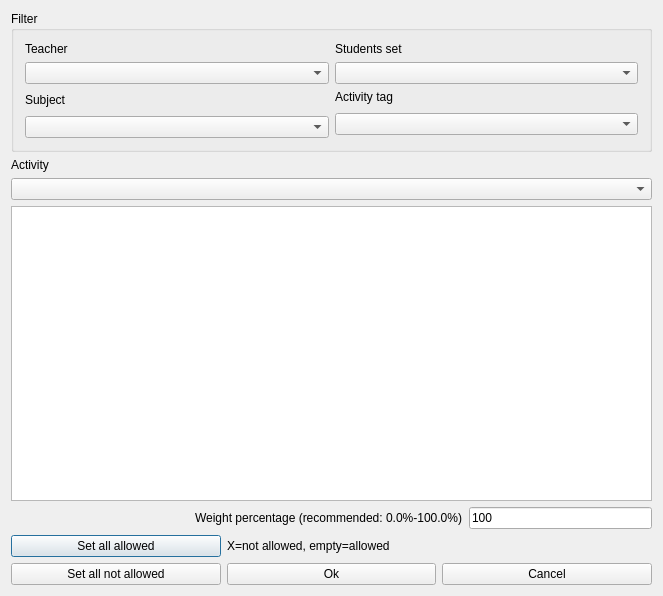
<?xml version="1.0" encoding="UTF-8"?>
<ui version="4.0">
 <class>ModifyConstraintActivityPreferredTimeSlotsForm_template</class>
 <widget class="QDialog" name="ModifyConstraintActivityPreferredTimeSlotsForm_template">
  <property name="geometry">
   <rect>
    <x>0</x>
    <y>0</y>
    <width>663</width>
    <height>596</height>
   </rect>
  </property>
  <property name="windowTitle">
   <string extracomment="This is the title of the dialog to modify a constraint of this type">Modify activity preferred time slots</string>
  </property>
  <layout class="QGridLayout" name="gridLayout_2">
   <item row="0" column="0">
    <widget class="Q3GroupBox" name="periodGroupBox_2">
     <property name="title">
      <string>Filter</string>
     </property>
     <layout class="QGridLayout">
      <item row="1" column="1">
       <widget class="QComboBox" name="studentsComboBox"/>
      </item>
      <item row="0" column="1">
       <widget class="QLabel" name="studentsTextLabel">
        <property name="text">
         <string>Students set</string>
        </property>
        <property name="wordWrap">
         <bool>false</bool>
        </property>
       </widget>
      </item>
      <item row="1" column="0">
       <widget class="QComboBox" name="teachersComboBox"/>
      </item>
      <item row="0" column="0">
       <widget class="QLabel" name="teachersTextLabel">
        <property name="text">
         <string>Teacher</string>
        </property>
        <property name="wordWrap">
         <bool>false</bool>
        </property>
       </widget>
      </item>
      <item row="4" column="0">
       <widget class="QComboBox" name="subjectsComboBox"/>
      </item>
      <item row="2" column="0" rowspan="2">
       <widget class="QLabel" name="subjectsTextLabel">
        <property name="text">
         <string>Subject</string>
        </property>
        <property name="wordWrap">
         <bool>false</bool>
        </property>
       </widget>
      </item>
      <item row="2" column="1">
       <widget class="QLabel" name="activityTagsTextLabel">
        <property name="text">
         <string>Activity tag</string>
        </property>
        <property name="wordWrap">
         <bool>false</bool>
        </property>
       </widget>
      </item>
      <item row="3" column="1" rowspan="2">
       <widget class="QComboBox" name="activityTagsComboBox"/>
      </item>
     </layout>
    </widget>
   </item>
   <item row="1" column="0">
    <layout class="QVBoxLayout" name="activitiesBoxLayout">
     <item>
      <widget class="QLabel" name="activitiesTextLabel">
       <property name="text">
        <string>Activity</string>
       </property>
       <property name="wordWrap">
        <bool>false</bool>
       </property>
      </widget>
     </item>
     <item>
      <widget class="QComboBox" name="activitiesComboBox">
       <property name="maximumSize">
        <size>
         <width>32767</width>
         <height>32767</height>
        </size>
       </property>
      </widget>
     </item>
    </layout>
   </item>
   <item row="2" column="0">
    <widget class="QTableWidget" name="preferredTimesTable"/>
   </item>
   <item row="3" column="0">
    <layout class="QHBoxLayout" name="weightBoxLayout">
     <item>
      <spacer name="spacer3">
       <property name="orientation">
        <enum>Qt::Horizontal</enum>
       </property>
       <property name="sizeType">
        <enum>QSizePolicy::Expanding</enum>
       </property>
       <property name="sizeHint" stdset="0">
        <size>
         <width>101</width>
         <height>20</height>
        </size>
       </property>
      </spacer>
     </item>
     <item>
      <widget class="QLabel" name="weightTextLabel">
       <property name="frameShape">
        <enum>QFrame::NoFrame</enum>
       </property>
       <property name="frameShadow">
        <enum>QFrame::Plain</enum>
       </property>
       <property name="text">
        <string>Weight percentage (recommended: 0.0%-100.0%)</string>
       </property>
       <property name="wordWrap">
        <bool>false</bool>
       </property>
      </widget>
     </item>
     <item>
      <widget class="QLineEdit" name="weightLineEdit">
       <property name="text">
        <string>100</string>
       </property>
      </widget>
     </item>
    </layout>
   </item>
   <item row="4" column="0">
    <layout class="QGridLayout" name="buttonsGridLayout">
     <item row="0" column="0">
      <widget class="QPushButton" name="setAllAllowedPushButton">
       <property name="text">
        <string>Set all allowed</string>
       </property>
      </widget>
     </item>
     <item row="0" column="1" colspan="2">
      <widget class="QLabel" name="label">
       <property name="text">
        <string extracomment="This is an explanation in a dialog for a constraint. It says that symbol X means that this slot is not allowed, and an empty cell means that the slot is allowed">X=not allowed, empty=allowed</string>
       </property>
      </widget>
     </item>
     <item row="1" column="0">
      <widget class="QPushButton" name="setAllNotAllowedPushButton">
       <property name="text">
        <string>Set all not allowed</string>
       </property>
      </widget>
     </item>
     <item row="1" column="1">
      <widget class="QPushButton" name="okPushButton">
       <property name="text">
        <string>Ok</string>
       </property>
      </widget>
     </item>
     <item row="1" column="2">
      <widget class="QPushButton" name="cancelPushButton">
       <property name="text">
        <string>Cancel</string>
       </property>
      </widget>
     </item>
    </layout>
   </item>
  </layout>
 </widget>
 <layoutdefault spacing="6" margin="11"/>
 <customwidgets>
  <customwidget>
   <class>Q3GroupBox</class>
   <extends>QGroupBox</extends>
   <header>Qt3Support/Q3GroupBox</header>
   <container>1</container>
  </customwidget>
 </customwidgets>
 <tabstops>
  <tabstop>teachersComboBox</tabstop>
  <tabstop>studentsComboBox</tabstop>
  <tabstop>subjectsComboBox</tabstop>
  <tabstop>activityTagsComboBox</tabstop>
  <tabstop>activitiesComboBox</tabstop>
  <tabstop>weightLineEdit</tabstop>
  <tabstop>okPushButton</tabstop>
  <tabstop>cancelPushButton</tabstop>
  <tabstop>setAllAllowedPushButton</tabstop>
  <tabstop>setAllNotAllowedPushButton</tabstop>
 </tabstops>
 <resources/>
 <connections/>
</ui>
